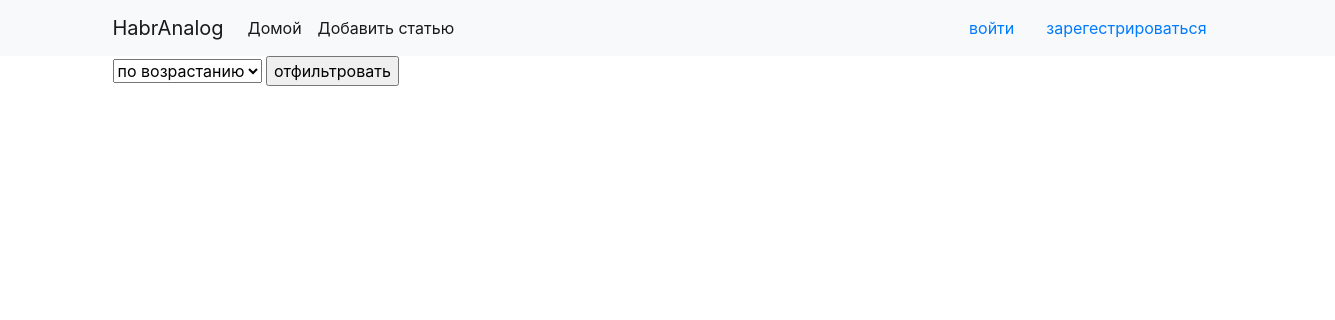
/, run on an earlier commit of the app's database.
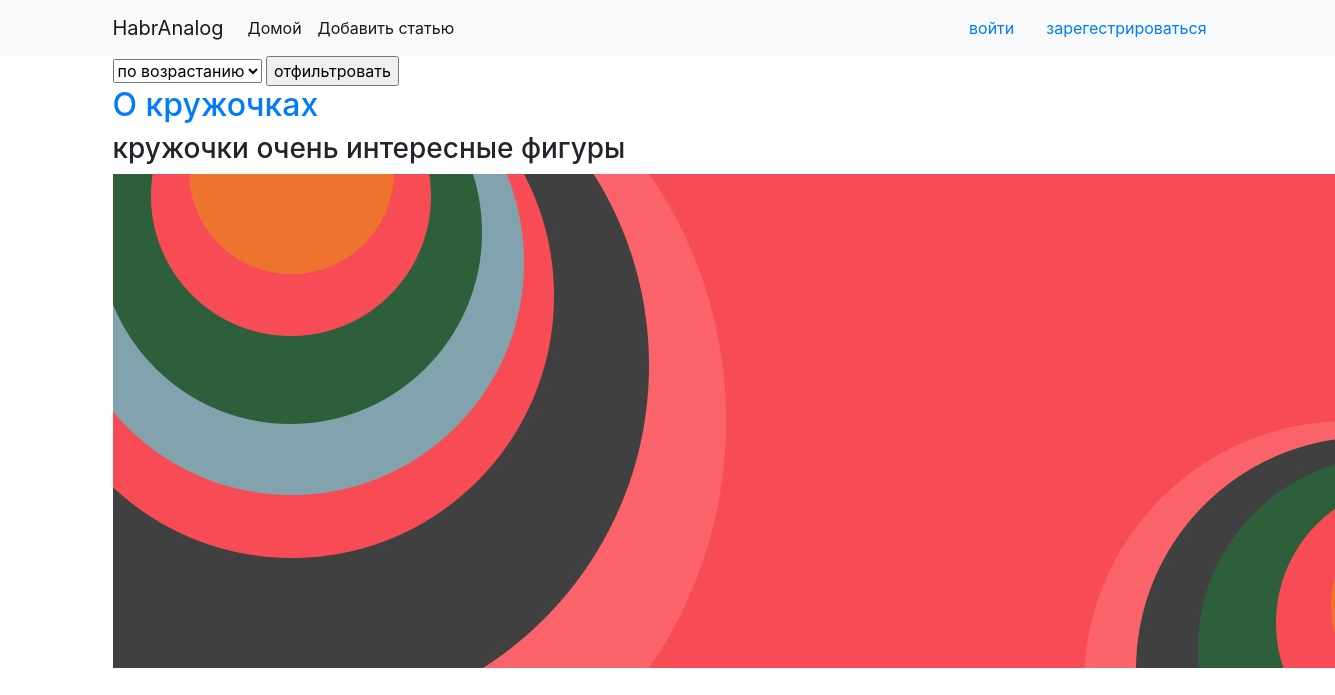
And on a later commit of the database.
### articleapp/models.py (models this page shows, shortened)
class Article(models.Model):
    title=models.CharField(max_length=150)
    prememo=models.TextField(null=True,blank=True)
    author=models.ForeignKey(User,on_delete=models.CASCADE)
    image=models.ImageField(upload_to='articleapp/images',null=True,blank=True)
    date_published=models.DateField(auto_now_add=True)
    published=models.BooleanField(default=False)

### articleapp/views.py (the view)
# urls.py: path('',home,
def home(request):
    user_filter_state=request.session.get('user_filter_state','up')
    data=Article.objects.filter(published=True).all().order_by('date_published')
    if request.GET.get('sort_by')=='up':
        request.session['user_filter_state']='up'
        user_filter_state=request.session['user_filter_state']
        data=Article.objects.filter(published=True).all().order_by('date_published')
    elif request.GET.get('sort_by')=='down':
        request.session['user_filter_state']='down'
        user_filter_state= request.session['user_filter_state']
        data=Article.objects.filter(published=True).all().order_by('-date_published')
    return render(request,'articleapp/home.html',{'articles':data,'user_filter_state':user_filter_state})

### articleapp/templates/articleapp/home.html (shortened to what this page needs)
{% extends 'mainapp/base.html' %}
{% block content %}
<form action="" method="GET">
  <select name="sort_by" id="">
    <option value="up" {% if user_filter_state == 'up' %} selected {% endif %}>по возрастанию </option>
  </select>
<input type="submit" value="отфильтровать">
</form>
{% autoescape off %}
  {% for i in articles %}
  <h2>
    <a href="{% url 'articleapp:view_art' i.id %}">
      {{ i.title }}
    </a>
  </h2>
  <h3>
    {{ i.prememo }}
  </h3>
  {% if i.image %}
  <img src="  {{ i.image.url }} " alt="" >
  {% endif %}
  {% endfor %}
  {% endautoescape %}
{% endblock %}

What changed in the data, as far as the page shows it:
now on this page (row edited): Article: title "О кружочках", prememo "кружочки очень интересные фигуры", image (picture)
